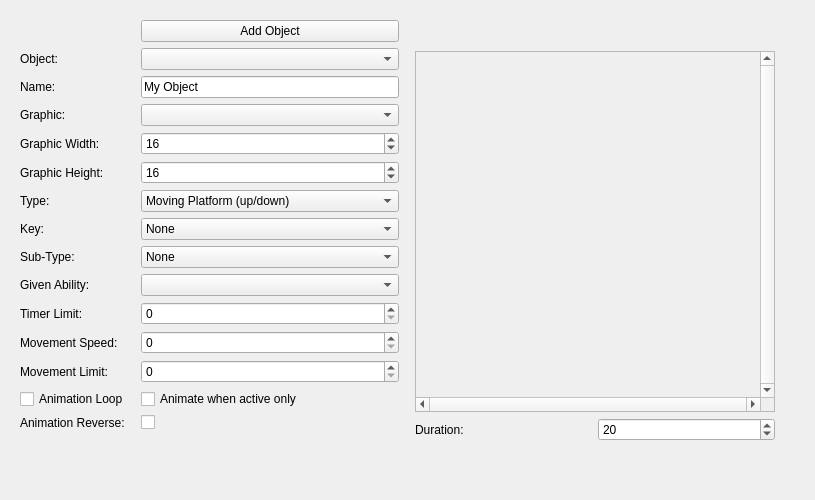
<?xml version="1.0" encoding="UTF-8"?>
<ui version="4.0">
 <class>object_tab</class>
 <widget class="QWidget" name="object_tab">
  <property name="geometry">
   <rect>
    <x>0</x>
    <y>0</y>
    <width>815</width>
    <height>500</height>
   </rect>
  </property>
  <property name="windowTitle">
   <string>Form</string>
  </property>
  <layout class="QGridLayout" name="gridLayout">
   <item row="0" column="0">
    <widget class="QWidget" name="horizontalWidget_2" native="true">
     <property name="sizePolicy">
      <sizepolicy hsizetype="Expanding" vsizetype="Expanding">
       <horstretch>0</horstretch>
       <verstretch>0</verstretch>
      </sizepolicy>
     </property>
     <property name="styleSheet">
      <string notr="true"/>
     </property>
     <layout class="QHBoxLayout" name="horizontalLayout_14">
      <property name="sizeConstraint">
       <enum>QLayout::SetNoConstraint</enum>
      </property>
      <property name="rightMargin">
       <number>20</number>
      </property>
      <item>
       <layout class="QGridLayout" name="gridLayout_13">
        <property name="bottomMargin">
         <number>20</number>
        </property>
        <item row="6" column="2">
         <widget class="QSpinBox" name="graphic_h">
          <property name="minimum">
           <number>8</number>
          </property>
          <property name="maximum">
           <number>999</number>
          </property>
          <property name="value">
           <number>16</number>
          </property>
         </widget>
        </item>
        <item row="4" column="2">
         <widget class="QComboBox" name="graphicfile_combo"/>
        </item>
        <item row="9" column="2">
         <widget class="QComboBox" name="key_comboBox">
          <item>
           <property name="text">
            <string>None</string>
           </property>
          </item>
          <item>
           <property name="text">
            <string>Pink</string>
           </property>
          </item>
          <item>
           <property name="text">
            <string>Blue</string>
           </property>
          </item>
          <item>
           <property name="text">
            <string>Green</string>
           </property>
          </item>
          <item>
           <property name="text">
            <string>Red</string>
           </property>
          </item>
          <item>
           <property name="text">
            <string>Purple</string>
           </property>
          </item>
          <item>
           <property name="text">
            <string>Orange</string>
           </property>
          </item>
          <item>
           <property name="text">
            <string>Brown</string>
           </property>
          </item>
          <item>
           <property name="text">
            <string>Yellow</string>
           </property>
          </item>
         </widget>
        </item>
        <item row="2" column="0">
         <widget class="QLabel" name="label_58">
          <property name="text">
           <string>Name:</string>
          </property>
         </widget>
        </item>
        <item row="15" column="0">
         <widget class="QCheckBox" name="animation_loop_checkbox">
          <property name="text">
           <string>Animation Loop</string>
          </property>
         </widget>
        </item>
        <item row="14" column="0">
         <widget class="QLabel" name="label_62">
          <property name="text">
           <string>Movement Limit:</string>
          </property>
         </widget>
        </item>
        <item row="7" column="2">
         <widget class="QComboBox" name="type_combo">
          <item>
           <property name="text">
            <string>Moving Platform (up/down)</string>
           </property>
          </item>
          <item>
           <property name="text">
            <string>Moving platform (left/right)</string>
           </property>
          </item>
          <item>
           <property name="text">
            <string>Disapearing Block</string>
           </property>
          </item>
          <item>
           <property name="text">
            <string>Energy Tank</string>
           </property>
          </item>
          <item>
           <property name="text">
            <string>Energy Pill (big)</string>
           </property>
          </item>
          <item>
           <property name="text">
            <string>Weapons Pill (big)</string>
           </property>
          </item>
          <item>
           <property name="text">
            <string>Enegy Pill (small)</string>
           </property>
          </item>
          <item>
           <property name="text">
            <string>Weapons Pill (small)</string>
           </property>
          </item>
          <item>
           <property name="text">
            <string>Faller Platform</string>
           </property>
          </item>
          <item>
           <property name="text">
            <string>Flying Platform</string>
           </property>
          </item>
          <item>
           <property name="text">
            <string>Fly Item</string>
           </property>
          </item>
          <item>
           <property name="text">
            <string>Coil Item</string>
           </property>
          </item>
          <item>
           <property name="text">
            <string>Active Disappearing Block</string>
           </property>
          </item>
          <item>
           <property name="text">
            <string>Expanding Ray (Horizontal)</string>
           </property>
          </item>
          <item>
           <property name="text">
            <string>Expanding Ray (Vertical)</string>
           </property>
          </item>
          <item>
           <property name="text">
            <string>Track Platform</string>
           </property>
          </item>
          <item>
           <property name="text">
            <string>Boss Teleporter</string>
           </property>
          </item>
          <item>
           <property name="text">
            <string>Destructible Wall</string>
           </property>
          </item>
          <item>
           <property name="text">
            <string>Death Ray (Vertical)</string>
           </property>
          </item>
          <item>
           <property name="text">
            <string>Death Ray (Horizontal)</string>
           </property>
          </item>
          <item>
           <property name="text">
            <string>Final Boss Teleporter</string>
           </property>
          </item>
          <item>
           <property name="text">
            <string>Platform Active Slim Opening</string>
           </property>
          </item>
          <item>
           <property name="text">
            <string>Platform Active Damaging</string>
           </property>
          </item>
          <item>
           <property name="text">
            <string>Checkpoint</string>
           </property>
          </item>
          <item>
           <property name="text">
            <string>Boss Door</string>
           </property>
          </item>
          <item>
           <property name="text">
            <string>Platform Teleporter</string>
           </property>
          </item>
          <item>
           <property name="text">
            <string>Stage Boss teleporter</string>
           </property>
          </item>
          <item>
           <property name="text">
            <string>Map Door</string>
           </property>
          </item>
          <item>
           <property name="text">
            <string>Ability Item</string>
           </property>
          </item>
          <item>
           <property name="text">
            <string>Door Key</string>
           </property>
          </item>
          <item>
           <property name="text">
            <string>Door Locked (Key)</string>
           </property>
          </item>
          <item>
           <property name="text">
            <string>Treasure Chest</string>
           </property>
          </item>
          <item>
           <property name="text">
            <string>Game Item [Pickeable]</string>
           </property>
          </item>
          <item>
           <property name="text">
            <string>Game Item [Static]</string>
           </property>
          </item>
          <item>
           <property name="text">
            <string>Front Door [Teleporter]</string>
           </property>
          </item>
          <item>
           <property name="text">
            <string>Push Box</string>
           </property>
          </item>
         </widget>
        </item>
        <item row="15" column="2">
         <widget class="QCheckBox" name="animate_on_active_checkbox">
          <property name="text">
           <string>Animate when active only</string>
          </property>
         </widget>
        </item>
        <item row="17" column="2">
         <widget class="QCheckBox" name="animation_reverse_checkbox">
          <property name="text">
           <string/>
          </property>
         </widget>
        </item>
        <item row="9" column="0">
         <widget class="QLabel" name="label_2">
          <property name="text">
           <string>Key:</string>
          </property>
         </widget>
        </item>
        <item row="17" column="0">
         <widget class="QLabel" name="label_4">
          <property name="text">
           <string>Animation Reverse:</string>
          </property>
         </widget>
        </item>
        <item row="7" column="0">
         <widget class="QLabel" name="label_60">
          <property name="text">
           <string>Type:</string>
          </property>
         </widget>
        </item>
        <item row="13" column="2">
         <widget class="QSpinBox" name="speed">
          <property name="maximum">
           <number>99999</number>
          </property>
         </widget>
        </item>
        <item row="5" column="2">
         <widget class="QSpinBox" name="graphic_w">
          <property name="minimum">
           <number>8</number>
          </property>
          <property name="maximum">
           <number>999</number>
          </property>
          <property name="value">
           <number>16</number>
          </property>
         </widget>
        </item>
        <item row="18" column="0">
         <spacer name="verticalSpacer">
          <property name="orientation">
           <enum>Qt::Vertical</enum>
          </property>
          <property name="sizeHint" stdset="0">
           <size>
            <width>20</width>
            <height>40</height>
           </size>
          </property>
         </spacer>
        </item>
        <item row="4" column="0">
         <widget class="QLabel" name="label_59">
          <property name="text">
           <string>Graphic:</string>
          </property>
         </widget>
        </item>
        <item row="2" column="2">
         <widget class="QLineEdit" name="name">
          <property name="text">
           <string>My Object</string>
          </property>
          <property name="maxLength">
           <number>30</number>
          </property>
         </widget>
        </item>
        <item row="12" column="2">
         <widget class="QSpinBox" name="timer">
          <property name="maximum">
           <number>99999</number>
          </property>
         </widget>
        </item>
        <item row="1" column="2">
         <widget class="QComboBox" name="objectlist_combo"/>
        </item>
        <item row="14" column="2">
         <widget class="QSpinBox" name="limit">
          <property name="maximum">
           <number>99999</number>
          </property>
         </widget>
        </item>
        <item row="1" column="0">
         <widget class="QLabel" name="label">
          <property name="text">
           <string>Object:</string>
          </property>
         </widget>
        </item>
        <item row="12" column="0">
         <widget class="QLabel" name="label_61">
          <property name="text">
           <string>Timer Limit:</string>
          </property>
         </widget>
        </item>
        <item row="13" column="0">
         <widget class="QLabel" name="label_63">
          <property name="text">
           <string>Movement Speed:</string>
          </property>
         </widget>
        </item>
        <item row="6" column="0">
         <widget class="QLabel" name="label_56">
          <property name="text">
           <string>Graphic Height:</string>
          </property>
         </widget>
        </item>
        <item row="11" column="0">
         <widget class="QLabel" name="givenAbility_label">
          <property name="text">
           <string>Given Ability:</string>
          </property>
         </widget>
        </item>
        <item row="5" column="0" colspan="2">
         <widget class="QLabel" name="label_52">
          <property name="text">
           <string>Graphic Width: </string>
          </property>
         </widget>
        </item>
        <item row="11" column="2">
         <widget class="QComboBox" name="givenAbilityComboBox"/>
        </item>
        <item row="0" column="2">
         <widget class="QPushButton" name="pushButton">
          <property name="text">
           <string>Add Object</string>
          </property>
         </widget>
        </item>
        <item row="10" column="0">
         <widget class="QLabel" name="label_3">
          <property name="text">
           <string>Sub-Type:</string>
          </property>
         </widget>
        </item>
        <item row="10" column="2">
         <widget class="QComboBox" name="subType_comboBox">
          <item>
           <property name="text">
            <string>None</string>
           </property>
          </item>
          <item>
           <property name="text">
            <string>Blocked Cavern</string>
           </property>
          </item>
          <item>
           <property name="text">
            <string>Locked Door</string>
           </property>
          </item>
          <item>
           <property name="text">
            <string>Elevator</string>
           </property>
          </item>
          <item>
           <property name="text">
            <string>TNT</string>
           </property>
          </item>
         </widget>
        </item>
       </layout>
      </item>
      <item>
       <widget class="QWidget" name="verticalWidget_2" native="true">
        <property name="sizePolicy">
         <sizepolicy hsizetype="Ignored" vsizetype="Ignored">
          <horstretch>0</horstretch>
          <verstretch>0</verstretch>
         </sizepolicy>
        </property>
        <property name="maximumSize">
         <size>
          <width>16777215</width>
          <height>400</height>
         </size>
        </property>
        <property name="styleSheet">
         <string notr="true"/>
        </property>
        <layout class="QVBoxLayout" name="verticalLayout_9">
         <property name="leftMargin">
          <number>10</number>
         </property>
         <property name="topMargin">
          <number>1</number>
         </property>
         <item>
          <widget class="QWidget" name="verticalWidget_3" native="true">
           <property name="sizePolicy">
            <sizepolicy hsizetype="Ignored" vsizetype="Ignored">
             <horstretch>0</horstretch>
             <verstretch>0</verstretch>
            </sizepolicy>
           </property>
           <property name="styleSheet">
            <string notr="true"/>
           </property>
           <layout class="QVBoxLayout" name="verticalLayout_10">
            <property name="leftMargin">
             <number>0</number>
            </property>
            <property name="topMargin">
             <number>0</number>
            </property>
            <property name="rightMargin">
             <number>0</number>
            </property>
            <property name="bottomMargin">
             <number>0</number>
            </property>
            <item>
             <widget class="QScrollArea" name="scrollArea_5">
              <property name="sizePolicy">
               <sizepolicy hsizetype="Expanding" vsizetype="Expanding">
                <horstretch>0</horstretch>
                <verstretch>0</verstretch>
               </sizepolicy>
              </property>
              <property name="verticalScrollBarPolicy">
               <enum>Qt::ScrollBarAlwaysOn</enum>
              </property>
              <property name="horizontalScrollBarPolicy">
               <enum>Qt::ScrollBarAlwaysOn</enum>
              </property>
              <property name="widgetResizable">
               <bool>false</bool>
              </property>
              <widget class="QWidget" name="scrollAreaWidgetContents_5">
               <property name="geometry">
                <rect>
                 <x>0</x>
                 <y>0</y>
                 <width>334</width>
                 <height>305</height>
                </rect>
               </property>
               <property name="sizePolicy">
                <sizepolicy hsizetype="Expanding" vsizetype="Expanding">
                 <horstretch>100</horstretch>
                 <verstretch>100</verstretch>
                </sizepolicy>
               </property>
               <property name="autoFillBackground">
                <bool>true</bool>
               </property>
               <widget class="framesPreviewArea" name="object_preview_area" native="true">
                <property name="geometry">
                 <rect>
                  <x>0</x>
                  <y>0</y>
                  <width>181</width>
                  <height>171</height>
                 </rect>
                </property>
                <property name="styleSheet">
                 <string notr="true"/>
                </property>
               </widget>
              </widget>
             </widget>
            </item>
           </layout>
          </widget>
         </item>
         <item>
          <layout class="QHBoxLayout" name="horizontalLayout_15">
           <item>
            <widget class="QLabel" name="label_64">
             <property name="sizePolicy">
              <sizepolicy hsizetype="Minimum" vsizetype="Minimum">
               <horstretch>0</horstretch>
               <verstretch>0</verstretch>
              </sizepolicy>
             </property>
             <property name="text">
              <string>Duration:</string>
             </property>
            </widget>
           </item>
           <item>
            <widget class="QSpinBox" name="frame_duration_spinbox">
             <property name="minimum">
              <number>5</number>
             </property>
             <property name="maximum">
              <number>9999</number>
             </property>
             <property name="value">
              <number>20</number>
             </property>
            </widget>
           </item>
          </layout>
         </item>
        </layout>
       </widget>
      </item>
     </layout>
    </widget>
   </item>
  </layout>
 </widget>
 <customwidgets>
  <customwidget>
   <class>framesPreviewArea</class>
   <extends>QWidget</extends>
   <header>framespreviewarea.h</header>
   <container>1</container>
  </customwidget>
 </customwidgets>
 <resources/>
 <connections/>
</ui>
